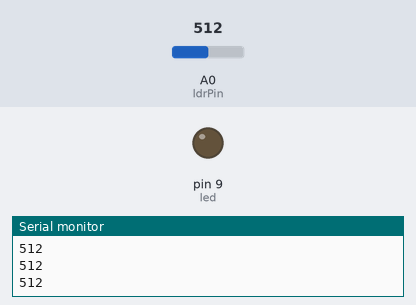
Bench run of a sketch on a simulated Arduino Uno, built with avr-gcc and run on an emulated ATmega328P. On the bench: output pins drawn as LEDs (lit = HIGH), the last lines printed to the serial monitor. The inputs (shaded band) are chosen by the test bench; at power-on: A0 (ldrPin) = 512.

Above: at 1.2 s.
1.3 s: A0 (ldrPin) set to 582
2.8 s: A0 (ldrPin) set to 609
At 3.1 s:
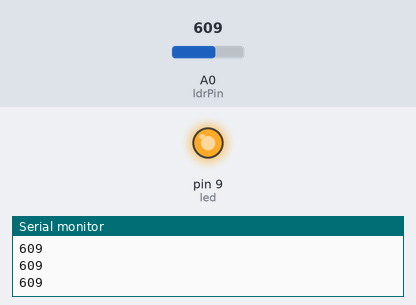
4.3 s: A0 (ldrPin) set to 590
At 5.5 s:
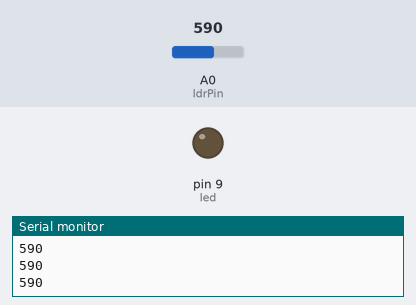
5.8 s: A0 (ldrPin) set to 610
At 7.0 s:
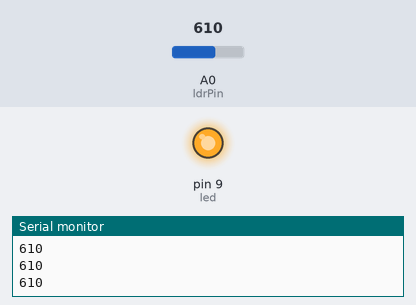
Timing chart, 0 to 8.3 s (numbered marks = the images above; inputs shaded):
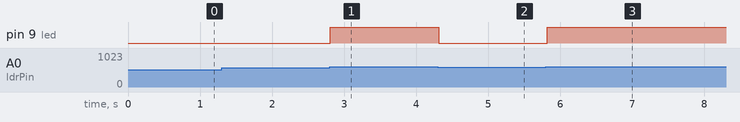

The sketch:

LdrAndLed.ino
```cpp
const int ldrPin = A0;
const int led = 9;

void setup() {
  pinMode(led, OUTPUT);
  pinMode(ldrPin, INPUT);
  Serial.begin(9600);
}

void loop() {
  int ldrValue = analogRead(ldrPin);

  if (ldrValue > 600) {
    digitalWrite(led, HIGH);
  } else {
    digitalWrite(led, LOW);
  }
  Serial.println(ldrValue);

  delay(100);
}
```

Measured:
- the behaviour switches between 600 and 601 on A0 (ldrPin) (found by bisection; images 0 and 1)
- after the input at 2.8 s, pin 9 (led): LOW → HIGH at once
- after the input at 4.3 s, pin 9 (led): HIGH → LOW at once
- after the input at 5.8 s, pin 9 (led): LOW → HIGH at once
